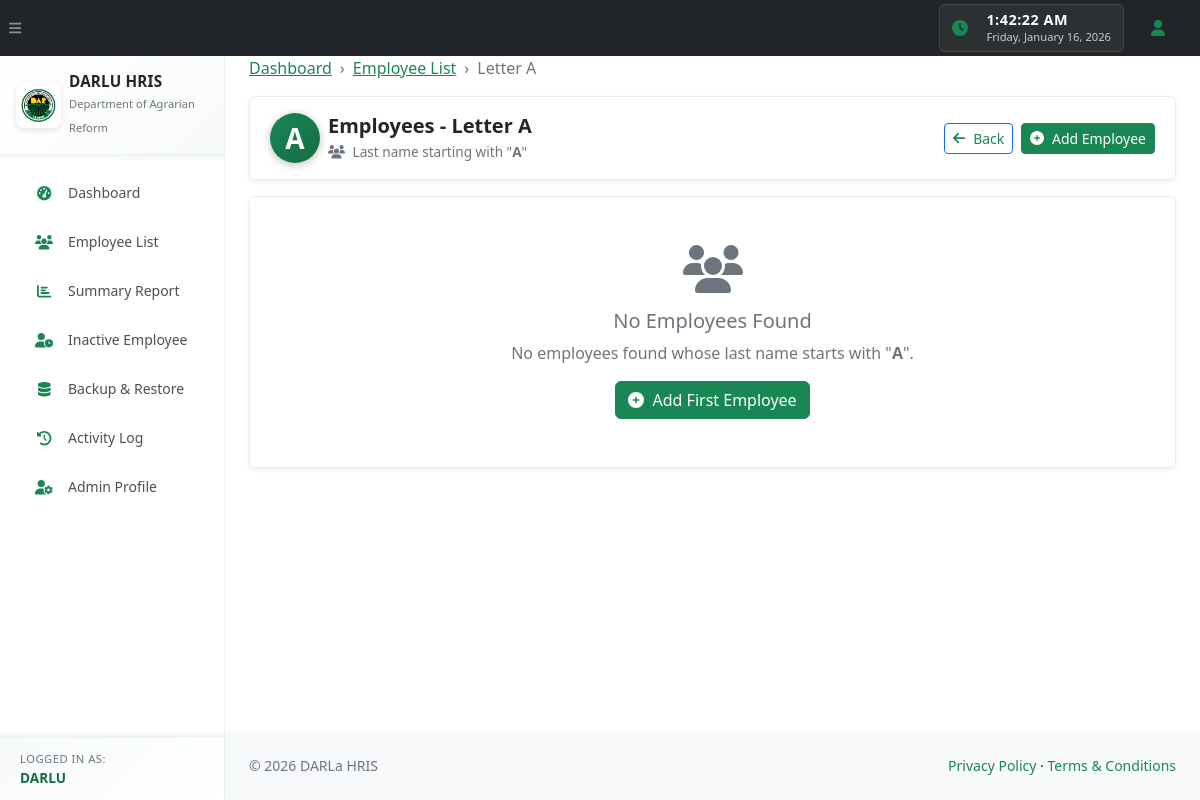
The app's page /employees.php (signed in), older data.
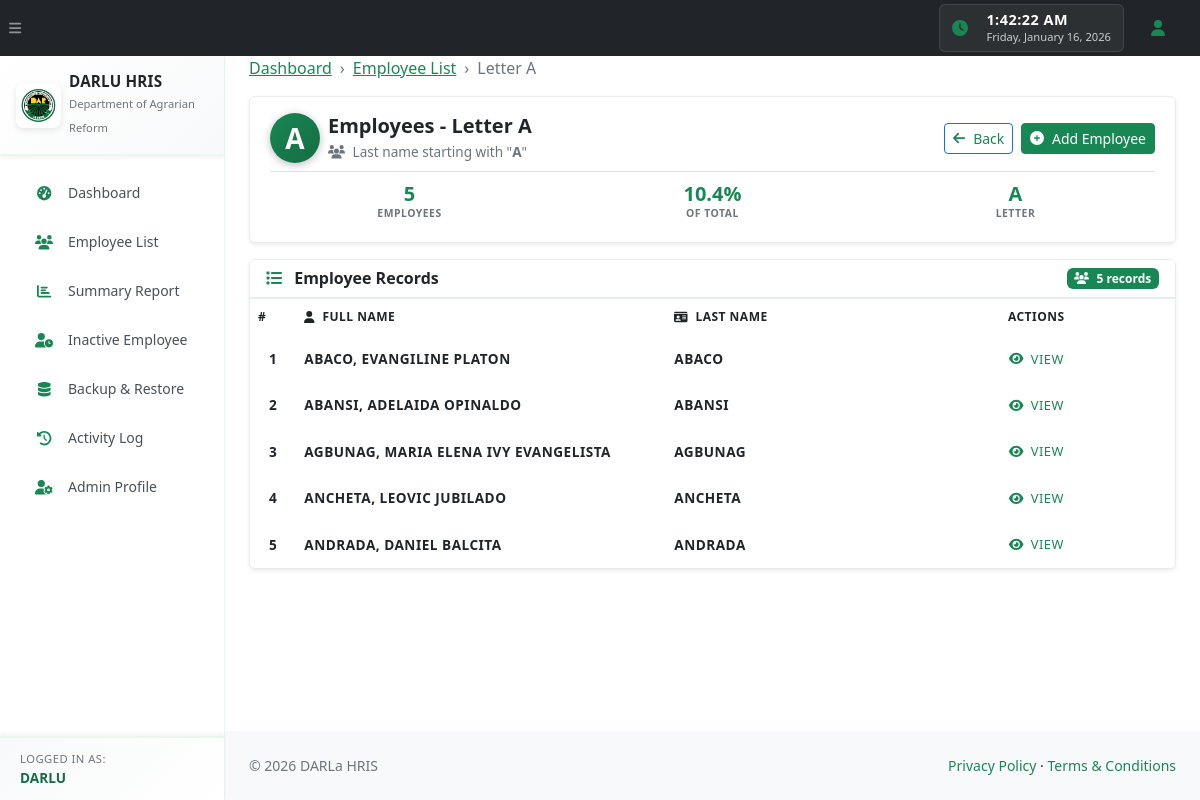
The same page, newer data.
### tables this page shows
CREATE TABLE `employees` (
  `id` int(10) unsigned NOT NULL AUTO_INCREMENT,
  `last_name` varchar(100) NOT NULL,
  `first_name` varchar(100) NOT NULL,
  `middle_name` varchar(100) DEFAULT NULL,
  `birthdate` date DEFAULT NULL,
  `home_address` varchar(255) DEFAULT NULL,
  `office` varchar(255) DEFAULT NULL,
  `contact_no` varchar(50) DEFAULT NULL,
  `email` varchar(150) DEFAULT NULL,
  `civil_status` varchar(50) DEFAULT NULL,
  `spouse_name` varchar(150) DEFAULT NULL,
  `spouse_contact_no` varchar(50) DEFAULT NULL,
  `employee_number` varchar(50) DEFAULT NULL,
  `bp_number` varchar(50) DEFAULT NULL,
  `pagibig_number` varchar(50) DEFAULT NULL,
  `philhealth_number` varchar(50) DEFAULT NULL,
  `tin_number` varchar(50) DEFAULT NULL,
  `sss_number` varchar(50) DEFAULT NULL,
  `gsis_number` varchar(50) DEFAULT NULL,
  `trainings` text DEFAULT NULL,
  `designations` text DEFAULT NULL,
  `leave_info` text DEFAULT NULL,
  `service_record` text DEFAULT NULL,
  `employment_status` varchar(100) DEFAULT NULL,
  `created_at` timestamp NOT NULL DEFAULT current_timestamp(),
  `updated_at` timestamp NOT NULL DEFAULT current_timestamp() ON UPDATE current_timestamp(),
  PRIMARY KEY (`id`),
  KEY `idx_last_name` (`last_name`)
);

### employees.php (the view, shortened to what the changed rows need)
<?php
require_once 'db.php';
$letter = isset($_GET['letter']) && preg_match('/^[A-Z]$/', $_GET['letter'])
    ? strtoupper($_GET['letter'])
    : 'A';
$whereConditions = [
    'last_name LIKE :prefix',
    '(employment_status IS NULL OR employment_status NOT IN ("RETIRED", "RESIGNED"))'
];
$queryParams = [':prefix' => $letter . '%'];
$sql = 'SELECT id, last_name, first_name, middle_name
        FROM employees
        WHERE ' . implode(' AND ', $whereConditions) . '
        ORDER BY last_name, first_name';
$stmt = $pdo->prepare($sql);
$stmt->execute($queryParams);
$employees = $stmt->fetchAll();
require_once 'header.php';
?>
<div class="card border-0 shadow-sm mb-3 professional-header-card compact-header">
    <div class="card-body p-3">
        <div class="row align-items-center">
            <div class="col-md-8">
                <div class="d-flex align-items-center">
                    <div>
                        <h1 class="h4 mb-0 fw-bold text-dark">Employees - Letter <?= htmlspecialchars($letter) ?></h1>
                    </div>
                </div>
            </div>
        </div>
        <?php if (!empty($employees)): ?>
            <?php
            $stmtTotal = $pdo->query('SELECT COUNT(*) as total FROM employees WHERE (employment_status IS NULL OR employment_status NOT IN ("RETIRED", "RESIGNED"))');
            $totalAllEmployees = $stmtTotal->fetch()['total'];
            $percentage = $totalAllEmployees > 0 ? (count($employees) / $totalAllEmployees) * 100 : 0;
            ?>
            <div class="mt-2 pt-2 border-top">
                <div class="row text-center">
                    <div class="col-md-4">
                        <div class="stat-item-compact">
                            <div class="stat-number-compact"><?= count($employees) ?></div>
                            <div class="stat-label-compact">Employees</div>
                        </div>
                    </div>
                    <div class="col-md-4">
                        <div class="stat-item-compact">
                            <div class="stat-number-compact"><?= number_format($percentage, 1) ?>%</div>
                            <div class="stat-label-compact">Of Total</div>
                        </div>
                    </div>
                    <div class="col-md-4">
                        <div class="stat-item-compact">
                            <div class="stat-number-compact"><?= htmlspecialchars($letter) ?></div>
                            <div class="stat-label-compact">Letter</div>
                        </div>
                    </div>
                </div>
            </div>
        <?php endif; ?>
    </div>
</div>
<?php if (empty($employees)): ?>
    <div class="card border-0 shadow-sm">
        <div class="card-body text-center py-5">
            <i class="fas fa-users fa-3x text-muted mb-3"></i>
            <h5 class="text-muted">No Employees Found</h5>
            <p class="text-muted mb-0">
                No employees found whose last name starts with "<strong><?= htmlspecialchars($letter) ?></strong>".
            </p>
            <button class="btn btn-primary mt-3" type="button" data-bs-toggle="modal" data-bs-target="#addEmployeeModal">
                <i class="fas fa-plus-circle me-1"></i> Add First Employee
            </button>
        </div>
    </div>
<?php else: ?>
    <div class="card border-0 shadow-sm">
        <div class="card-header bg-white border-bottom py-2">
            <div class="d-flex justify-content-between align-items-center">
                <h6 class="card-title mb-0 fw-bold">
                    <i class="fas fa-list me-2 text-primary"></i>
                    Employee Records
                </h6>
                <span class="badge bg-primary">
                    <i class="fas fa-users me-1"></i>
                    <?= count($employees) ?> record<?= count($employees) === 1 ? '' : 's' ?>
                </span>
            </div>
        </div>
        <div class="card-body p-0">
            <div class="table-responsive">
                <table class="employee-table">
                    <thead>
                    <tr>
                        <th style="width: 5%;">#</th>
                        <th style="width: 40%;">
                            <i class="fas fa-user me-1"></i> Full Name
                        </th>
                        <th style="width: 25%;">
                            <i class="fas fa-id-card me-1"></i> Last Name
                        </th>
                        <th style="width: 30%;" class="text-center">Actions</th>
                    </tr>
                    </thead>
                    <tbody>
                    <?php $rowNumber = 1; ?>
                    <?php foreach ($employees as $emp): ?>
                        <?php
                        $fullName = trim($emp['last_name'] . ', ' . $emp['first_name'] . ($emp['middle_name'] ? ' ' . $emp['middle_name'] : ''));
                        ?>
                        <tr>
                            <td class="text-center text-muted" style="background-color: white;"><?= $rowNumber++ ?></td>
                            <td style="background-color: white;">
                                <strong><?= htmlspecialchars($fullName) ?></strong>
                            </td>
                            <td class="text-muted" style="background-color: white;"><?= htmlspecialchars($emp['last_name'] ?? '') ?></td>
                            <td class="text-center" style="background-color: white;">
                                <a href="employee.php?id=<?= (int)$emp['id'] ?>" class="btn btn-sm btn-outline-primary" style="font-size: 0.8rem; padding: 0.25rem 0.5rem;">
                                    <i class="fas fa-eye me-1"></i> View
                                </a>
                            </td>
                        </tr>
                    <?php endforeach; ?>
                    </tbody>
                </table>
            </div>
        </div>
    </div>
<?php endif; ?>
<?php
require_once 'footer.php';
?>

Row changes from the older to the newer data that the page shows:
added employees: fullName "ABACO, EVANGILINE PLATON", last_name "ABACO"
added employees: fullName "ABANSI, ADELAIDA OPINALDO", last_name "ABANSI"
added employees: fullName "AGBUNAG, MARIA ELENA IVY EVANGELISTA", last_name "AGBUNAG"
added employees: fullName "ANCHETA, LEOVIC JUBILADO", last_name "ANCHETA"
added employees: fullName "ANDRADA, DANIEL BALCITA", last_name "ANDRADA"
Text that changed along with them:
count($employees): (not shown) → "5"
$percentage: (not shown) → "10.4"
$letter: (not shown) → "A"
$letter: "A" → (not shown)
text no longer shown: "No Employees Found No employees found whose last name starts with \" \". Add First Employee"
text now shown: "EMPLOYEES % OF TOTAL LETTER Employee Records record s # FULL NAME LAST NAME ACTIONS"
